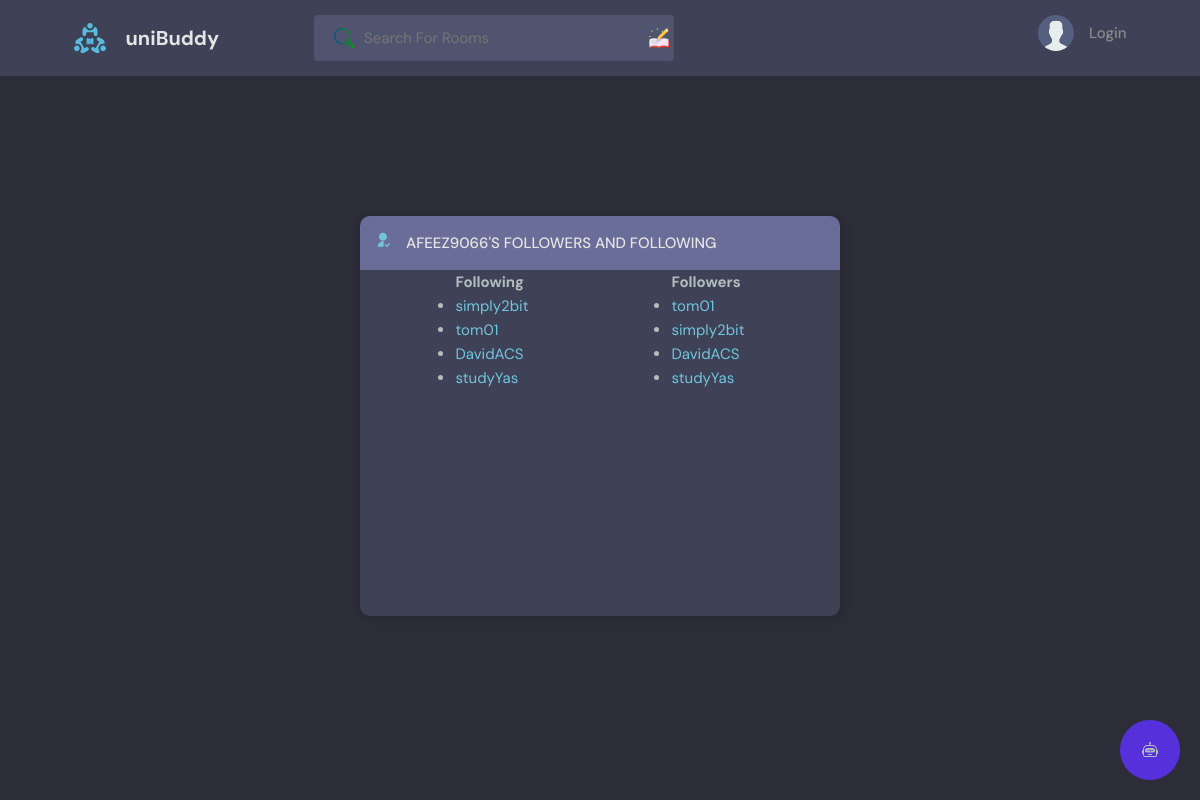
/follower_list/1/, run on the app's committed database.
### base/models.py (models this page shows)
class User(AbstractUser):
    name = models.CharField(max_length=200, null=True)
    email = models.EmailField(unique=True, null=True)
    bio = models.TextField(null=True)
    avatar = models.ImageField(null=True, default="avatar.svg")
    followers = models.ManyToManyField('self', related_name='following', blank=True, symmetrical=False)
    follower_count = models.IntegerField(default=0)
    last_checked = models.DateTimeField(auto_now_add=True)
    USERNAME_FIELD = 'email'
    REQUIRED_FIELDS = []

### base/views.py (the view)
# urls.py: path('follower_list/', views.follower_list, name='follower_list'),
def follower_list(request, pk):
    user = get_object_or_404(User, pk=pk)
    following = user.following.all()
    followers = [follower for follower in User.objects.all() if user in follower.following.all()]
    context = {
        'user': user,
        'following': following,
        'followers': followers,
    }
    return render(request, 'base/follower_list.html', context)

### base/templates/base/follower_list.html (shortened to what this page needs)
{% extends 'main.html' %}
{% load static %}
{% block content %}
  <main class="layout">
    <div class="container">
      <div class="layout__box">
        <div class="layout__boxHeader">
          <div class="layout__boxTitle">
            <a href="{{request.META.HTTP_REFERER}}">
                <svg xmlns="http://www.w3.org/2000/svg" viewBox="0 0 24 24"> <g> <path fill="none" d="M0 0h24v24H0z"/>
                    <path d="M13 14.062V22H4a8 8 0 0 1 9-7.938zM12 13c-3.315 0-6-2.685-6-6s2.685-6 6-6 6 2.685 6 6-2.685 6-6 6zm5.793 6.914l3.535-3.535 1.415 1.414-4.95 4.95-3.536-3.536 1.415-1.414 2.12 2.121z"/> </g>
                </svg>
            </a>
            <h3>{{ user.username }}'s Followers and Following</h3>
          </div>
        </div>
        <div class="container">
          <div class="lists" style="display: flex; justify-content: space-around;">
            <div class="following">
              <h2>Following</h2>
              <ul>
                {% for user in following %}
                  <li>
                    <a href="{% url 'user-profile' user.id %}">{{ user.username }}</a>
                  </li>
                {% endfor %}
              </ul>
            </div>
            <div class="followers">
              <h2>Followers</h2>
              <ul>
                {% for user in followers %}
                  <li>
                    <a href="{% url 'user-profile' user.id %}">{{ user.username }}</a>
                  </li>
                {% endfor %}
              </ul>
            </div>
          </div>
        </div>
      </div>
    </div>
  </main>
{% endblock %}

### static/styles/style.css (style rules this page uses)
:root { --color-main: #71c6dd; --color-main-light: #e1f6fb; --color-dark: #3f4156; --color-dark-medium: #51546e; --color-dark-light: #696d97; --color-light: #e5e5e5; --color-gray: #8b8b8b; --color-light-gray: #b2bdbd; --color-bg: #2d2d39; --color-success: #5dd693; --color-error: #fc4b0b; }
* { font-family: "DM Sans", -apple-system, BlinkMacSystemFont, "Segoe UI", Roboto, Oxygen, Ubuntu, Cantarell, "Open Sans", "Helvetica Neue", sans-serif; margin: 0; padding: 0; box-sizing: border-box; text-rendering: optimizeLegibility; font-size: inherit; }
html { font-size: 56.25%; }
@media only screen and (min-width: 1200px) { html { font-size: 62.5%; } }
body { line-height: 1.6; font-weight: 400; font-size: 1.5rem; color: var(--color-light-gray); background-color: var(--color-bg); min-height: 100vh; }
a { display: inline-block; color: var(--color-main); text-decoration: none; }
.container { max-width: 120rem; width: 90%; margin: auto; }
.layout { margin-top: 2.4rem; }
.layout > .container { display: flex; justify-content: space-between; align-items: flex-start; }
.layout__box { width: 90%; max-width: 48rem; min-height: 40rem; position: absolute; top: 50%; left: 50%; transform: translate(-50%, -46%); background-color: var(--color-dark); border-radius: 1rem; box-shadow: 1px 1px 6px 3px rgba(0, 0, 0, 0.1); overflow: hidden; }
.layout__boxHeader { display: flex; padding: 1.5rem; background-color: var(--color-dark-light); }
.layout__boxTitle { display: flex; gap: 1.5rem; align-items: center; }
.layout__boxTitle h3 { text-transform: uppercase; font-weight: 500; color: var(--color-light); }
.layout__boxTitle svg { width: 1.6rem; height: 1.6rem; fill: var(--color-main); }
html, body { height: 100%; }
body { position: relative; min-height: 100%; margin: 0; padding-bottom: 80px; }

### data on the page
User: username "AFEEZ9066"
User: username "simply2bit"
User: username "tom01"
User: username "DavidACS"
User: username "studyYas"
